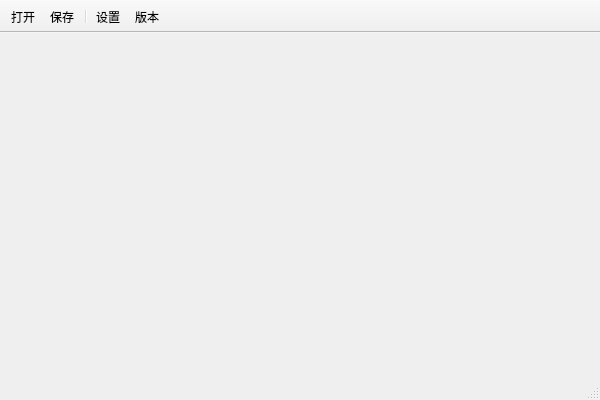
<?xml version="1.0" encoding="UTF-8"?>
<ui version="4.0">
 <class>AngStrongClass</class>
 <widget class="QMainWindow" name="AngStrongClass">
  <property name="geometry">
   <rect>
    <x>0</x>
    <y>0</y>
    <width>600</width>
    <height>400</height>
   </rect>
  </property>
  <property name="windowTitle">
   <string>AngStrong</string>
  </property>
  <widget class="QWidget" name="centralWidget"/>
  <widget class="QMenuBar" name="menuBar">
   <property name="geometry">
    <rect>
     <x>0</x>
     <y>0</y>
     <width>600</width>
     <height>23</height>
    </rect>
   </property>
  </widget>
  <widget class="QToolBar" name="mainToolBar">
   <property name="movable">
    <bool>false</bool>
   </property>
   <property name="orientation">
    <enum>Qt::Horizontal</enum>
   </property>
   <property name="iconSize">
    <size>
     <width>24</width>
     <height>24</height>
    </size>
   </property>
   <property name="toolButtonStyle">
    <enum>Qt::ToolButtonIconOnly</enum>
   </property>
   <property name="floatable">
    <bool>true</bool>
   </property>
   <attribute name="toolBarArea">
    <enum>TopToolBarArea</enum>
   </attribute>
   <attribute name="toolBarBreak">
    <bool>false</bool>
   </attribute>
   <addaction name="action_menubar_open"/>
   <addaction name="action_menubar_save"/>
   <addaction name="separator"/>
   <addaction name="action_menubar_settings"/>
   <addaction name="action_menubar_version"/>
  </widget>
  <widget class="QStatusBar" name="statusBar"/>
  <action name="action_menubar_open">
   <property name="icon">
    <iconset resource="angstrong.qrc">
     <normaloff>:/AngStrong/image_ico/button/Open.png</normaloff>:/AngStrong/image_ico/button/Open.png</iconset>
   </property>
   <property name="text">
    <string>打开</string>
   </property>
   <property name="toolTip">
    <string>打开图片</string>
   </property>
  </action>
  <action name="action_menubar_save">
   <property name="icon">
    <iconset resource="angstrong.qrc">
     <normaloff>:/AngStrong/image_ico/button/Save.png</normaloff>:/AngStrong/image_ico/button/Save.png</iconset>
   </property>
   <property name="text">
    <string>保存</string>
   </property>
   <property name="toolTip">
    <string>保存图像</string>
   </property>
  </action>
  <action name="action_menubar_settings">
   <property name="icon">
    <iconset resource="angstrong.qrc">
     <normaloff>:/AngStrong/image_ico/button/Edit_Option.png</normaloff>:/AngStrong/image_ico/button/Edit_Option.png</iconset>
   </property>
   <property name="text">
    <string>设置</string>
   </property>
  </action>
  <action name="action_menubar_version">
   <property name="icon">
    <iconset resource="angstrong.qrc">
     <normaloff>:/AngStrong/image_ico/button/Help_Info.png</normaloff>:/AngStrong/image_ico/button/Help_Info.png</iconset>
   </property>
   <property name="text">
    <string>版本</string>
   </property>
  </action>
 </widget>
 <layoutdefault spacing="6" margin="11"/>
 <resources>
  <include location="angstrong.qrc"/>
 </resources>
 <connections/>
</ui>
